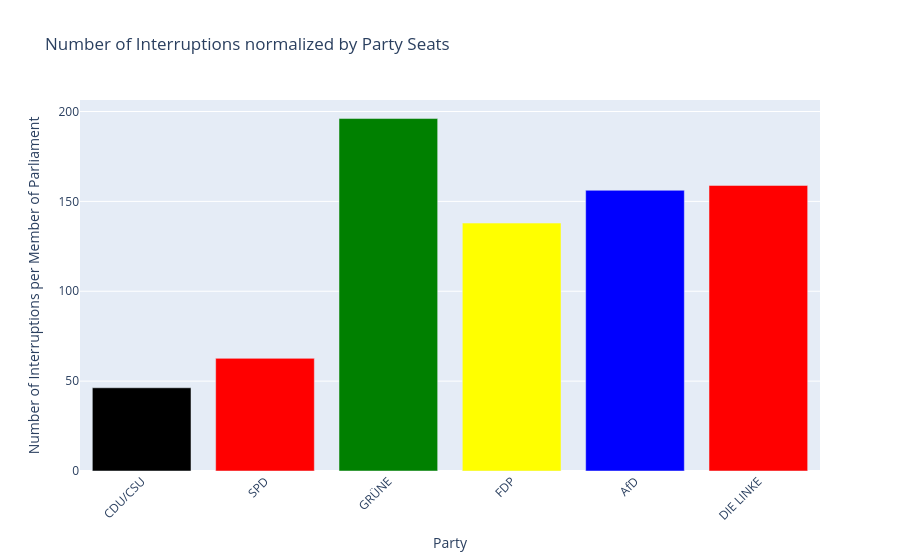

Source (notebook cell):
### Markdown cell above
Interessant, oder? Während im 20. Bundestag jetzt schon (über 1 Jahr vor dem Ende) fast 25k Unterbrechungen von der Union und über 16k Unterbrechungen von der AfD gemacht wurden, so ist es im 19. Bundestag deutlich ausgeglichener.  
Fast alle Parteien finden sich so um bis etwas über der 10k-Marke.  
Ist der Ton im Bundestag wohl mit dem Ende der GroKo rauer geworden? Vor allem bei den Nicht-Koalitionsfraktionen Union und AfD ist, hat die Frequenz der Zwischenrufe nochmal gut angezogen.

### Code cell
second_votes_19 = [0.329, 0.205, 0.089, 0.107, 0.126, 0.092]
num_all_seats_19 = 709
abgeordnete_absolute_nums_19 =  [percentage * num_all_seats_19 for percentage in second_votes_19] # Seats in the 20th BT
df_interruptions_num_norm_seats_19 = df_interruptions_num_19.drop(index='fraktionslos').div(abgeordnete_absolute_nums_19, axis=0)
df_interruptions_num_norm_seats_19['num_of_interruptions'] = df_interruptions_num_norm_seats_19['num_of_interruptions'].round(2)
plot_interruption_numbers_per_party(df_interruptions_num_norm_seats_19, norm=True)

### Figure 1 — Plotly figure (JSON) as saved in the notebook; plotly's stock layout.template omitted (floating-point values rounded to 4 significant figures)
{"data": [{"marker": {"color": ["black", "red", "green", "yellow", "blue", "red"]}, "type": "bar", "x": ["CDU/CSU", "SPD", "GRÜNE", "FDP", "AfD", "DIE LINKE"], "y": [46.3, 62.66, 196.1, 137.9, 156.2, 158.9]}], "layout": {"title": {"text": "Number of Interruptions normalized by Party Seats"}, "xaxis": {"tickangle": -45, "title": {"text": "Party"}}, "yaxis": {"autorange": true, "title": {"text": "Number of Interruptions per Member of Parliament"}}}}
